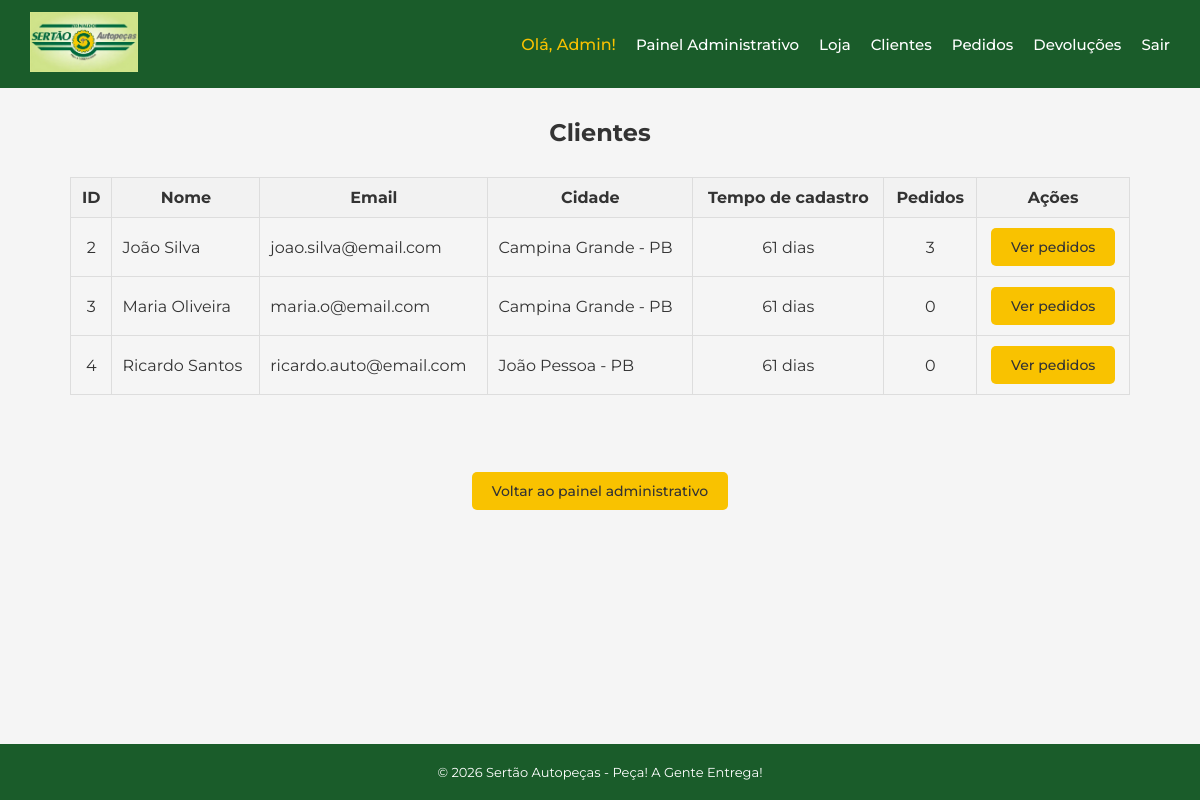
The app's page /admin/clientes (signed in), older data.
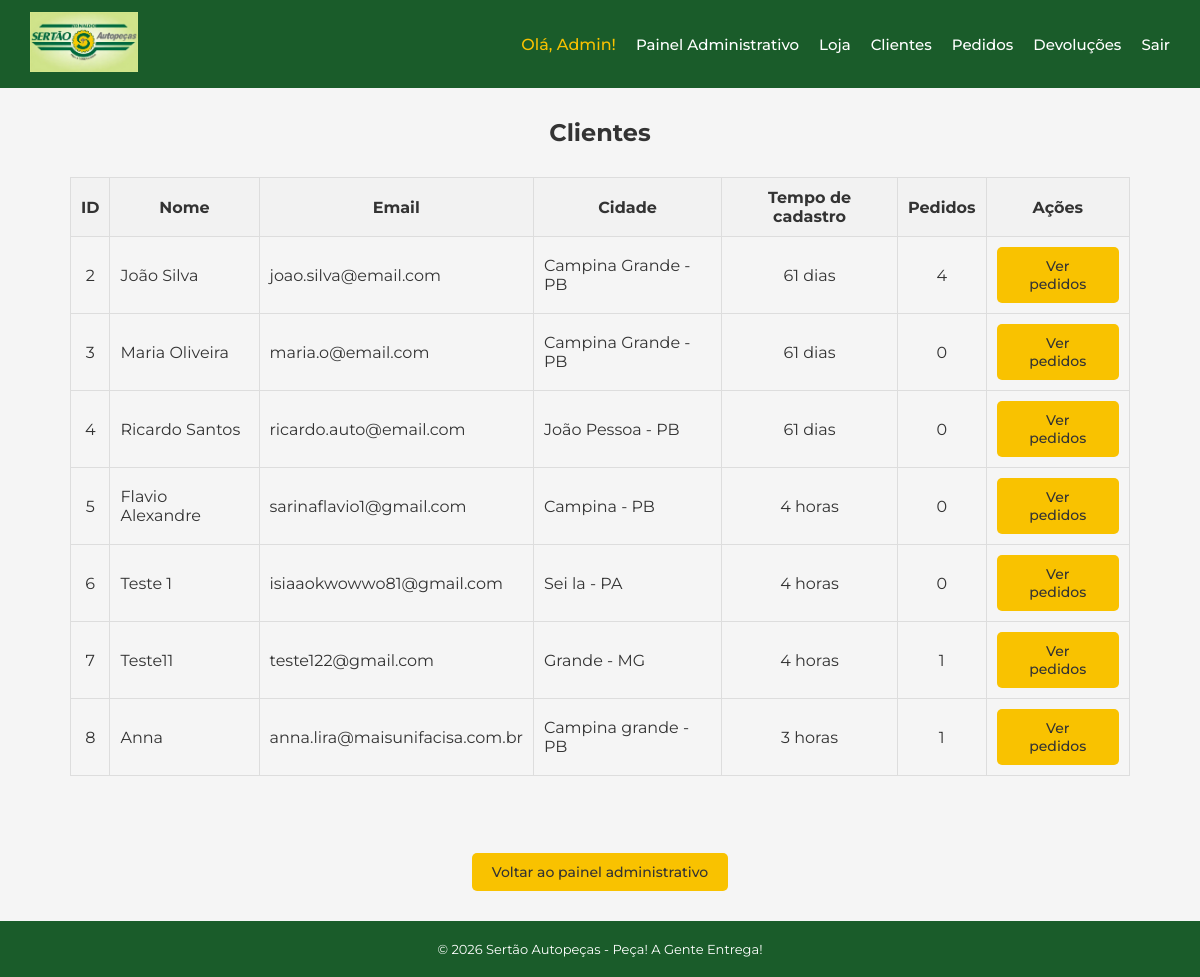
The same page, newer data.
### app/models.py (models this page shows)
class Usuario(UserMixin, db.Model):
    id = db.Column(db.Integer, primary_key=True)
    nome = db.Column(db.String(100), nullable=False)
    email = db.Column(db.String(100), nullable=False, unique=True)
    senha = db.Column(db.String(100), nullable=False)
    perfil = db.Column(db.String(100), nullable=False)
    endereco = db.Column(db.String(200), nullable=True)
    cidade = db.Column(db.String(100), nullable=True)
    estado = db.Column(db.String(2), nullable=True)
    cep = db.Column(db.String(9), nullable=True)
    data_cadastro = db.Column(db.DateTime, default=agora_brasilia)
    pedidos = db.relationship('Pedido', back_populates='usuario')

### app/routes/admin.py (the view)
@admin.route('/admin/clientes')
@login_required
def listar_clientes():
    if current_user.perfil != 'ADMIN':
        return redirect('/loja')
    clientes = Usuario.query.filter_by(perfil='CLIENTE').all()
    for cliente in clientes:
        if cliente.data_cadastro:
            diff = datetime.now() - cliente.data_cadastro
            dias = diff.days
            if dias > 0:
                cliente.tempo_cadastro = f"{dias} dias"
            else:
                horas = diff.seconds // 3600
                cliente.tempo_cadastro = f"{horas} horas"
        else:
            cliente.tempo_cadastro = "N/A"
        cliente.total_pedidos = len(cliente.pedidos)
    return render_template('admin/clientes.html', clientes=clientes)

### app/models.py (called while the page is built)
@login_manager.user_loader
def load_user(user_id):
    return Usuario.query.get(int(user_id))

### app/templates/admin/clientes.html (shortened to what this page needs)
{% extends 'base.html' %}
{% block conteudo %}
<h2 style="text-align: center;">Clientes</h2>
{% if clientes %}
<table style="width: 100%; border-collapse: collapse; margin-top: 30px;">
    <thead>
        <tr style="background-color: #f2f2f2;">
            <th style="padding: 10px; border: 1px solid #ddd;">ID</th>
            <th style="padding: 10px; border: 1px solid #ddd;">Nome</th>
            <th style="padding: 10px; border: 1px solid #ddd;">Email</th>
            <th style="padding: 10px; border: 1px solid #ddd;">Cidade</th>
            <th style="padding: 10px; border: 1px solid #ddd;">Tempo de cadastro</th>
            <th style="padding: 10px; border: 1px solid #ddd;">Pedidos</th>
            <th style="padding: 10px; border: 1px solid #ddd;">Ações</th>
        </tr>
    </thead>
    <tbody>
        {% for cliente in clientes %}
        <tr>
            <td style="padding: 10px; border: 1px solid #ddd; text-align: center;">
                {{ cliente.id }}
            </td>
            <td style="padding: 10px; border: 1px solid #ddd;">
                {{ cliente.nome }}
            </td>
            <td style="padding: 10px; border: 1px solid #ddd;">
                {{ cliente.email }}
            </td>
            <td style="padding: 10px; border: 1px solid #ddd;">
                {{ cliente.cidade }} - {{ cliente.estado }}
            </td>
            <td style="padding: 10px; border: 1px solid #ddd; text-align: center;">
                {{ cliente.tempo_cadastro }}
            </td>
            <td style="padding: 10px; border: 1px solid #ddd; text-align: center;">
                {{ cliente.total_pedidos }}
            </td>
            <td style="padding: 10px; border: 1px solid #ddd; text-align: center;">
                <a href="/admin/clientes/{{ cliente.id }}/pedidos"
                   class="btn btn-primary">
                    Ver pedidos
                </a>
            </td>
        </tr>
        {% endfor %}
    </tbody>
</table>
{% else %}
<div style="text-align: center; margin-top: 30px;">
    <p>Nenhum cliente encontrado.</p>
</div>
{% endif %}
    <br><br><br>
    <div style="text-align: center; margin-top: 20px;">
        <a href="/admin" class="btn btn-primary">Voltar ao painel administrativo</a>
    </div>
{% endblock %}

### app/templates/base.html (shortened to what this page needs)
<!DOCTYPE html>
<html lang="pt-BR">
<head>
    <link rel="stylesheet" href="{{ url_for('static', filename='css/base.css') }}">
    <link rel="stylesheet" href="{{ url_for('static', filename='css/layout.css') }}">
    <link rel="stylesheet" href="{{ url_for('static', filename='css/componentes.css') }}">
    <link rel="stylesheet" href="{{ url_for('static', filename='css/utils.css') }}">
    <link rel="stylesheet" href="{{ url_for('static', filename='css/carrinho.css') }}">
    <link rel="stylesheet" href="{{ url_for('static', filename='css/toast.css') }}">
</head>
<body>
<nav class="navbar">
    <a href="/loja">
        <img src="{{ url_for('static', filename='uploads/logo.jpeg') }}" alt="Sertão Autopeças">
    </a>
    <div class="navbar-links" id="navbar-links">
        {% if current_user.is_authenticated %}
            <span class="navbar-user">Olá, {{ current_user.nome }}!</span>
            {% if current_user.perfil == 'CLIENTE' %}
                <a href="/loja">Loja</a>
                <a href="/carrinho" aria-label="Carrinho" style="position: relative; text-decoration: none; color: white;">
                    🛒
                    <span id="badge-carrinho"></span>
                </a>
                <a href="/meus-pedidos">Meus Pedidos</a>
            {% else %}
                <a href="/admin">Painel Administrativo</a>
                <a href="/">Loja</a>
                <a href="/admin/clientes">Clientes</a>
                <a href="/admin/pedidos">Pedidos</a>
                <a href="/admin/devolucoes">Devoluções</a>
            {% endif %}
            <a href="/logout">Sair</a>
        {% else %}
            <a href="/loja">Loja</a>
            <a href="/login">Login</a>
            <a href="/cadastro">Cadastre-se</a>
        {% endif %}
    </div>
</nav>
<div class="container">
    {% block conteudo %}{% endblock %}
</div>
<footer class="footer">
    <p>© 2026 Sertão Autopeças - Peça! A Gente Entrega!</p>
</footer>
</body>
</html>

### app/static/css/base.css (style rules this page uses)
* { margin: 0; padding: 0; box-sizing: border-box; }
body { font-family: 'Montserrat', sans-serif; background-color: #f5f5f5; color: #333333; display: flex; flex-direction: column; min-height: 100vh; }

### app/static/css/layout.css (style rules this page uses)
.navbar { background-color: #1a5c2a; padding: 12px 30px; display: flex; align-items: center; justify-content: space-between; }
.navbar img { height: 60px; }
.navbar-links { display: flex; align-items: center; gap: 20px; }
.navbar-links a { color: #ffffff; text-decoration: none; font-weight: 500; font-size: 15px; }
.navbar-user { color: #f9c200; font-weight: 500; }
.container { max-width: 1100px; width: 100%; margin: 30px auto; padding: 0 20px; flex: 1; }
.footer { background-color: #1a5c2a; color: #ffffff; text-align: center; padding: 20px; font-size: 13px; }

### app/static/css/componentes.css (style rules this page uses)
.btn { display: inline-block; padding: 10px 20px; border: none; border-radius: 5px; cursor: pointer; font-size: 14px; font-weight: 500; text-decoration: none; }
.btn-primary { background-color: #f9c200; color: #333333; }

Row changes from the older to the newer data that the page shows:
computed for Usuario "João Silva": total_pedidos "3" → "4"
added Usuario: id "5", nome "Flavio Alexandre", email "sarinaflavio1@gmail.com", cidade "Campina", estado "PB", tempo_cadastro "4 horas", total_pedidos "0"
added Usuario: id "6", nome "Teste 1", email "isiaaokwowwo81@gmail.com", cidade "Sei la", estado "PA", tempo_cadastro "4 horas", total_pedidos "0"
added Usuario: id "7", nome "Teste11", email "teste122@gmail.com", cidade "Grande", estado "MG", tempo_cadastro "4 horas", total_pedidos "1"
added Usuario: id "8", nome "Anna", email "anna.lira@maisunifacisa.com.br", cidade "Campina grande", estado "PB", tempo_cadastro "3 horas", total_pedidos "1"
